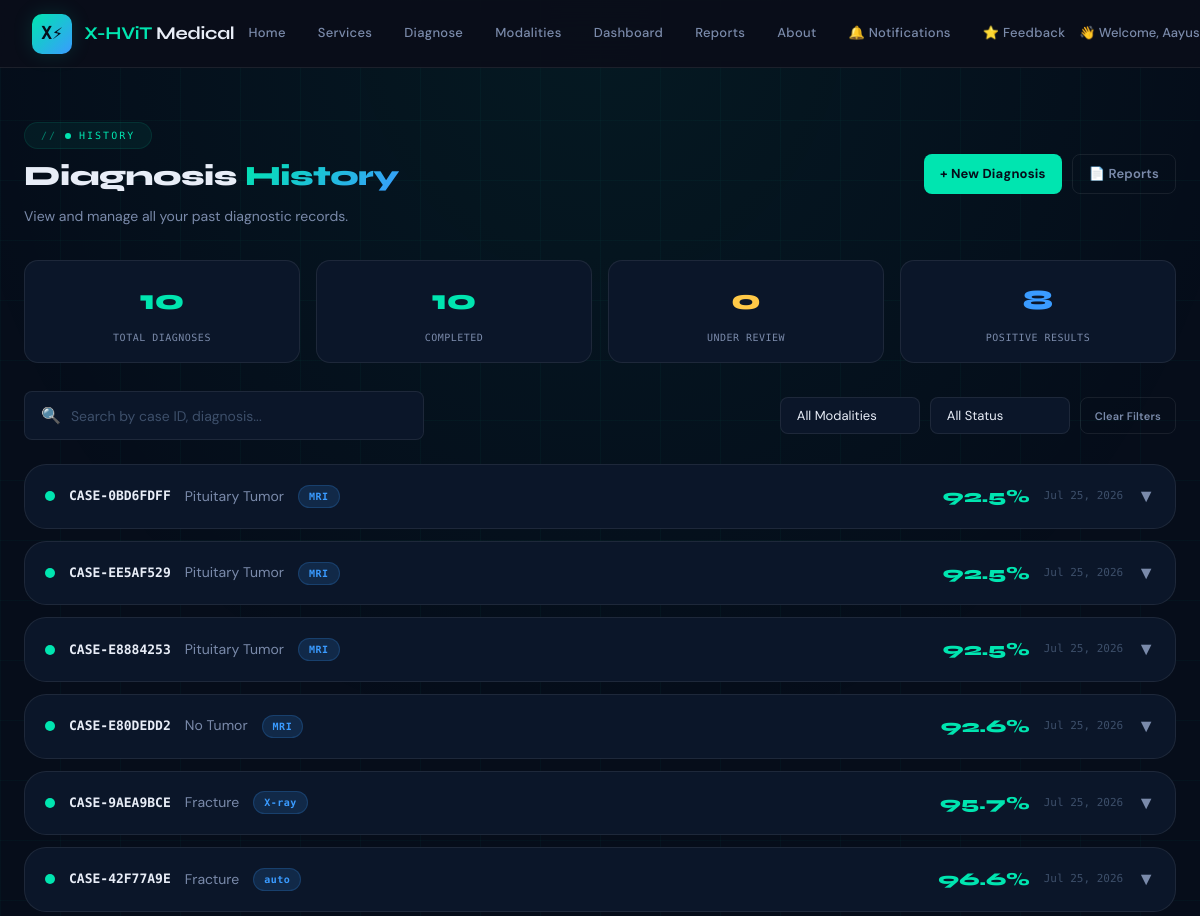
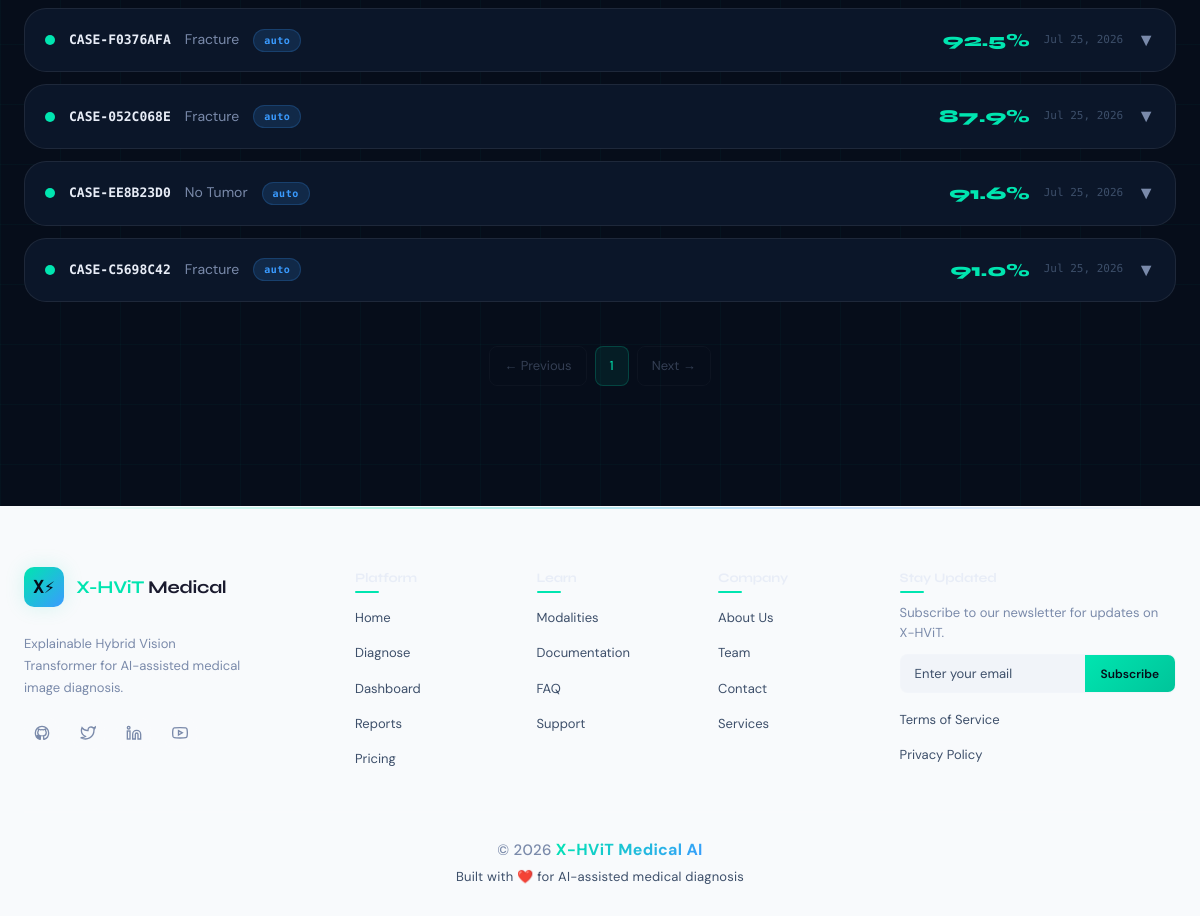
Page /history/ (signed in) on the committed database (2 pictures, top to bottom).
### Diagnosis/models.py (models this page shows, shortened)
class DiagnosisRecord(models.Model):
    MODALITY_CHOICES = [
        ('MRI', 'MRI'),
        ('CT', 'CT'),
        ('X-ray', 'X-ray'),
        ('Micro', 'Micro'),
        ('auto', 'Auto'),
    ]
    STATUS_CHOICES = [
        ('Completed', 'Completed'),
        ('Review', 'Review'),
        ('Processing', 'Processing'),
        ('Failed', 'Failed'),
    ]
    XAI_MODE_CHOICES = [
        ('both', 'Grad-CAM + Attention'),
        ('gradcam', 'Grad-CAM Only'),
        ('attention', 'Attention Only'),
    ]
    user = models.ForeignKey(
        User,
        on_delete=models.CASCADE,
        related_name='diagnosis_records'
    )
    case_id = models.CharField(max_length=50, unique=True, blank=True)
    modality = models.CharField(max_length=20, choices=MODALITY_CHOICES, blank=True, null=True)
    disease_category = models.CharField(max_length=50, blank=True, null=True)
    xai_mode = models.CharField(max_length=20, choices=XAI_MODE_CHOICES, default='both')
    diagnosis = models.CharField(max_length=200)
    confidence = models.FloatField(default=0.0)
    probabilities = models.JSONField(default=list, blank=True, null=True)
    is_positive = models.BooleanField(default=False)
    status = models.CharField(max_length=20, choices=STATUS_CHOICES, default='Completed')
    report_generated = models.BooleanField(default=False)
    description = models.TextField(blank=True, null=True)
    image_path = models.CharField(max_length=255, blank=True, null=True)
    gradcam_path = models.TextField(blank=True, null=True)  # Was CharField(max_length=255)
    attention_path = models.TextField(blank=True, null=True)  # Was CharField(max_length=255)
    report_path = models.CharField(max_length=255, blank=True, null=True)
    inference_time = models.CharField(max_length=50, blank=True, null=True)
    download_count = models.IntegerField(default=0)
    created_at = models.DateTimeField(auto_now_add=True)
    updated_at = models.DateTimeField(auto_now=True)
    class Meta:
        ordering = ['-created_at']
        verbose_name = 'Diagnosis Record'
        verbose_name_plural = 'Diagnosis Records'

### Diagnosis/views.py (the view, shortened to what this page needs)
    def wrapper(request, *args, **kwargs):
        return view_func(request, *args, **kwargs)

### templates/Diagnosis/history.html (shortened to what this page needs)
{% load static %}
<!DOCTYPE html>
<html lang="en">
<head>
    <link rel="stylesheet" href="{% static 'css/shared.css' %}"/>
</head>
<body>
    <div class="grid-bg"></div>
    {% include 'includes/nav.html' %}
    <div class="history-page">
        <div class="container">
            <div class="page-header reveal">
                <div class="header-left">
                    <div class="section-tag">
                        <span class="pulse-dot"></span>
                        History
                    </div>
                    <h1>Diagnosis <span class="gradient-text">History</span></h1>
                    <p>View and manage all your past diagnostic records.</p>
                </div>
                <div class="header-actions">
                    <a href="{% url 'Diagnosis:diagnose' %}" class="btn btn-primary">+ New Diagnosis</a>
                    <a href="{% url 'Diagnosis:reports' %}" class="btn btn-ghost">📄 Reports</a>
                </div>
            </div>
            <div class="history-stats reveal reveal-delay-1">
                <div class="history-stat">
                    <div class="stat-number">{{ total_records|default:0 }}</div>
                    <div class="stat-label">Total Diagnoses</div>
                </div>
                <div class="history-stat">
                    <div class="stat-number" style="color:var(--teal);">{{ completed_count|default:0 }}</div>
                    <div class="stat-label">Completed</div>
                </div>
                <div class="history-stat">
                    <div class="stat-number" style="color:var(--yellow);">{{ review_count|default:0 }}</div>
                    <div class="stat-label">Under Review</div>
                </div>
                <div class="history-stat">
                    <div class="stat-number" style="color:var(--blue);">{{ positive_count|default:0 }}</div>
                    <div class="stat-label">Positive Results</div>
                </div>
            </div>
            <div class="history-toolbar reveal reveal-delay-2">
                <div class="search-bar">
                    <span class="search-icon">🔍</span>
                    <input type="text" id="searchHistory" placeholder="Search by case ID, diagnosis..." oninput="filterHistory()"/>
                </div>
                <div style="display:flex;gap:10px;flex-wrap:wrap;">
                    <select class="filter-select" id="filterModality" onchange="filterHistory()">
                        <option value="">All Modalities</option>
                    </select>
                    <select class="filter-select" id="filterStatus" onchange="filterHistory()">
                        <option value="">All Status</option>
                    </select>
                    <button class="btn btn-ghost btn-sm" onclick="clearFilters()">Clear Filters</button>
                </div>
            </div>
            <div class="history-grid" id="historyGrid">
                {% if records %}
                    {% for record in records %}
                    <div class="history-item"
                         data-case="{{ record.case_id }}"
                         data-diagnosis="{{ record.diagnosis }}"
                         data-modality="{{ record.modality }}"
                         data-status="{{ record.status }}"
                         data-id="{{ record.id }}">
                        <div class="hi-header" onclick="toggleHistory(this)">
                            <div class="hi-left">
                                <span class="hi-status {{ record.status|lower }}"></span>
                                <span class="hi-case">{{ record.case_id }}</span>
                                <span class="hi-diagnosis">{{ record.diagnosis|default:"Unknown" }}</span>
                                <span class="badge badge-blue">{{ record.modality|default:"Unknown" }}</span>
                            </div>
                            <div class="hi-right">
                                <span class="hi-confidence">{{ record.confidence|floatformat:1 }}%</span>
                                <span class="hi-date">{{ record.created_at|date:"M d, Y" }}</span>
                                <span class="hi-toggle">▼</span>
                            </div>
                        </div>
                    </div>
                    {% endfor %}
                    <div class="pagination">
                        {% if records.has_previous %}
                            <a href="?page={{ records.previous_page_number }}" class="page-btn">← Previous</a>
                        {% else %}
                            <span class="page-btn disabled">← Previous</span>
                        {% endif %}
                        {% for num in records.paginator.page_range %}
                            {% if records.number == num %}
                                <span class="page-btn active">{{ num }}</span>
                            {% else %}
                                <a href="?page={{ num }}" class="page-btn">{{ num }}</a>
                            {% endif %}
                        {% endfor %}
                        {% if records.has_next %}
                            <a href="?page={{ records.next_page_number }}" class="page-btn">Next →</a>
                        {% else %}
                            <span class="page-btn disabled">Next →</span>
                        {% endif %}
                    </div>
                {% endif %}
            </div>
        </div>
    </div>
    {% include 'includes/footer.html' %}
</body>
</html>

### templates/includes/nav.html (shortened to what this page needs)
{% load static %}
<nav>
  <div class="nav-logo">
    <a href="{% url 'Diagnosis:index' %}" style="display:flex;align-items:center;gap:12px;text-decoration:none;">
      <div class="logo-icon">X⚡</div>
      <div class="logo-text"><span>X-HViT</span> Medical</div>
    </a>
  </div>
  <ul class="nav-links" id="navLinks">
    <li><a href="{% url 'Diagnosis:index' %}" {% if request.resolver_match.url_name == 'index' %}class="active"{% endif %}>Home</a></li>
    <li><a href="{% url 'Diagnosis:services' %}" {% if request.resolver_match.url_name == 'services' %}class="active"{% endif %}>Services</a></li>
    <li><a href="{% url 'Diagnosis:diagnose' %}" {% if request.resolver_match.url_name == 'diagnose' %}class="active"{% endif %}>Diagnose</a></li>
    <li><a href="{% url 'Diagnosis:modalities' %}" {% if request.resolver_match.url_name == 'modalities' %}class="active"{% endif %}>Modalities</a></li>
    {% if user.is_authenticated %}
      <li><a href="{% url 'Diagnosis:dashboard' %}" {% if request.resolver_match.url_name == 'dashboard' %}class="active"{% endif %}>Dashboard</a></li>
      <li><a href="{% url 'Diagnosis:reports' %}" {% if request.resolver_match.url_name == 'reports' %}class="active"{% endif %}>Reports</a></li>
    {% endif %}
    <li><a href="{% url 'Diagnosis:about' %}" {% if request.resolver_match.url_name == 'about' %}class="active"{% endif %}>About</a></li>
    {% if user.is_authenticated %}
      <li><a href="{% url 'Diagnosis:notifications' %}" class="notif-link" {% if request.resolver_match.url_name == 'notifications' %}class="active"{% endif %}>
        🔔 Notifications
      </a></li>
      <li><a href="{% url 'Diagnosis:feedback' %}" {% if request.resolver_match.url_name == 'feedback' %}class="active"{% endif %}>⭐ Feedback</a></li>
    {% endif %}
  </ul>
  <div class="nav-cta" id="navCta">
    {% if user.is_authenticated %}
      <span class="user-greeting">
        👋 Welcome, {{ user.first_name|default:user.username }}
      </span>
    {% else %}
      <a href="{% url 'Diagnosis:login' %}" class="btn btn-ghost">Login</a>
      <a href="{% url 'Diagnosis:register' %}" class="btn btn-primary">Get Started</a>
    {% endif %}
  </div>
</nav>

### templates/includes/footer.html (shortened to what this page needs)
{% load static %}
<footer class="site-footer">
  <div class="footer-container">
    <div class="footer-main">
      <div class="footer-col footer-brand">
        <div class="footer-logo">
          <a href="{% url 'Diagnosis:index' %}" class="footer-logo-link">
            <div class="logo-icon">X⚡</div>
            <div class="logo-text">
              <span class="logo-highlight">X-HViT</span> Medical
            </div>
          </a>
        </div>
        <p class="footer-tagline">Explainable Hybrid Vision Transformer for AI-assisted medical image diagnosis.</p>
        <div class="footer-social">
          <a href="#" class="social-link" aria-label="GitHub">
          </a>
          <a href="#" class="social-link" aria-label="Twitter">
            <svg class="social-icon" viewBox="0 0 24 24" fill="none" stroke="currentColor" stroke-width="2">
              <path d="M23 3a10.9 10.9 0 0 1-3.14 1.53 4.48 4.48 0 0 0-7.86 3v1A10.66 10.66 0 0 1 3 4s-4 9 5 13a11.64 11.64 0 0 1-7 2c9 5 20 0 20-11.5a4.5 4.5 0 0 0-.08-.83A7.72 7.72 0 0 0 23 3z"/>
            </svg>
          </a>
          <a href="#" class="social-link" aria-label="LinkedIn">
            <svg class="social-icon" viewBox="0 0 24 24" fill="none" stroke="currentColor" stroke-width="2">
              <path d="M16 8a6 6 0 0 1 6 6v7h-4v-7a2 2 0 0 0-2-2 2 2 0 0 0-2 2v7h-4v-7a6 6 0 0 1 6-6z"/>
              <rect x="2" y="9" width="4" height="12"/>
              <circle cx="4" cy="4" r="2"/>
            </svg>
          </a>
          <a href="#" class="social-link" aria-label="YouTube">
          </a>
        </div>
      </div>
      <div class="footer-col">
        <h4 class="footer-heading">Platform</h4>
        <ul class="footer-links">
          <li><a href="{% url 'Diagnosis:index' %}">Home</a></li>
          <li><a href="{% url 'Diagnosis:diagnose' %}">Diagnose</a></li>
          <li><a href="{% url 'Diagnosis:dashboard' %}">Dashboard</a></li>
          <li><a href="{% url 'Diagnosis:reports' %}">Reports</a></li>
          <li><a href="{% url 'Diagnosis:pricing' %}">Pricing</a></li>
        </ul>
      </div>
      <div class="footer-col">
        <h4 class="footer-heading">Learn</h4>
        <ul class="footer-links">
          <li><a href="{% url 'Diagnosis:modalities' %}">Modalities</a></li>
          <li><a href="{% url 'Diagnosis:documentation' %}">Documentation</a></li>
          <li><a href="{% url 'Diagnosis:faq' %}">FAQ</a></li>
          <li><a href="{% url 'Diagnosis:support' %}">Support</a></li>
        </ul>
      </div>
      <div class="footer-col">
        <h4 class="footer-heading">Company</h4>
        <ul class="footer-links">
          <li><a href="{% url 'Diagnosis:about' %}">About Us</a></li>
          <li><a href="{% url 'Diagnosis:team' %}">Team</a></li>
          <li><a href="{% url 'Diagnosis:contact' %}">Contact</a></li>
          <li><a href="{% url 'Diagnosis:services' %}">Services</a></li>
        </ul>
      </div>
      <div class="footer-col footer-newsletter">
        <h4 class="footer-heading">Stay Updated</h4>
        <p class="newsletter-text">Subscribe to our newsletter for updates on X-HViT.</p>
        <form class="newsletter-form" method="POST" action="#">
          <div class="newsletter-input-group">
            <input type="email" class="newsletter-input" placeholder="Enter your email" required>
            <button type="submit" class="newsletter-btn">Subscribe</button>
          </div>
        </form>
        <ul class="footer-links footer-legal">
          <li><a href="{% url 'Diagnosis:terms' %}">Terms of Service</a></li>
          <li><a href="{% url 'Diagnosis:privacy' %}">Privacy Policy</a></li>
        </ul>
      </div>
    </div>
    <div class="footer-bottom">
      <div class="footer-copyright">
        <p>© 2026 <span class="copyright-highlight">X-HViT Medical AI</span></p>
        <p class="copyright-sub">Built with ❤️ for AI-assisted medical diagnosis</p>
      </div>
    </div>
  </div>
</footer>

### rows in the picture
DiagnosisRecord: case_id "CASE-0BD6FDFF", diagnosis "Pituitary Tumor", modality "MRI", confidence "92.5", created_at "Jul 25, 2026"
DiagnosisRecord: case_id "CASE-EE5AF529", diagnosis "Pituitary Tumor", modality "MRI", confidence "92.5", created_at "Jul 25, 2026"
DiagnosisRecord: case_id "CASE-E8884253", diagnosis "Pituitary Tumor", modality "MRI", confidence "92.5", created_at "Jul 25, 2026"
DiagnosisRecord: case_id "CASE-E80DEDD2", diagnosis "No Tumor", modality "MRI", confidence "92.6", created_at "Jul 25, 2026"
DiagnosisRecord: case_id "CASE-9AEA9BCE", diagnosis "Fracture", modality "X-ray", confidence "95.7", created_at "Jul 25, 2026"
DiagnosisRecord: case_id "CASE-42F77A9E", diagnosis "Fracture", modality "auto", confidence "96.6", created_at "Jul 25, 2026"
DiagnosisRecord: case_id "CASE-F0376AFA", diagnosis "Fracture", modality "auto", confidence "92.5", created_at "Jul 25, 2026"
DiagnosisRecord: case_id "CASE-052C068E", diagnosis "Fracture", modality "auto", confidence "87.9", created_at "Jul 25, 2026"
DiagnosisRecord: case_id "CASE-EE8B23D0", diagnosis "No Tumor", modality "auto", confidence "91.6", created_at "Jul 25, 2026"
DiagnosisRecord: case_id "CASE-C5698C42", diagnosis "Fracture", modality "auto", confidence "91.0", created_at "Jul 25, 2026"

### other values in the picture
{{ total_records|default:0 }} "10"
{{ completed_count|default:0 }} "10"
{{ review_count|default:0 }} "0"
{{ positive_count|default:0 }} "8"
{{ num }} "1"
